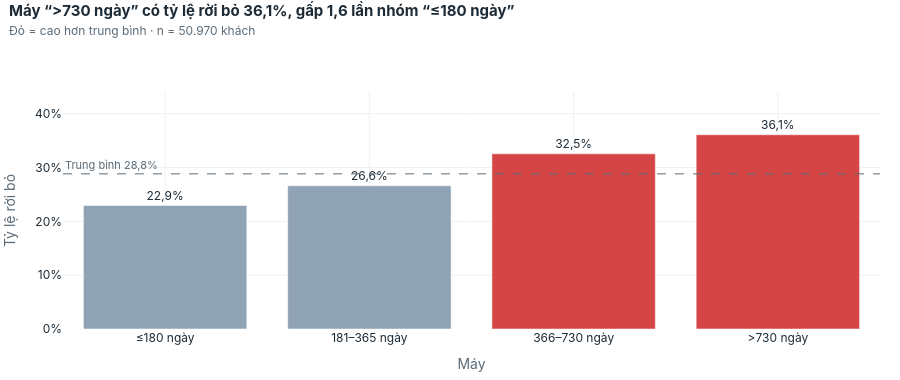

Notebook cell for this chart:
### Markdown cell above
### C06 — Tuổi thiết bị ảnh hưởng ra sao?

### Code cell
show("C06_tuoi_thiet_bi")

### Figure 1 — Plotly figure (JSON) as saved in the notebook; plotly's stock layout.template omitted (floating-point values rounded to 4 significant figures)
{"data": [{"customdata": [["9.759", "2.238", "22,9%"], ["19.084", "5.077", "26,6%"], ["16.986", "5.527", "32,5%"], ["5.141", "1.855", "36,1%"]], "hovertemplate": "<b>%{x}</b><br>Số khách: %{customdata[0]}<br>Khách rời bỏ: %{customdata[1]}<br>Tỷ lệ rời bỏ: %{customdata[2]}<extra></extra>", "marker": {"color": ["#8FA3B5", "#8FA3B5", "#D64545", "#D64545"]}, "text": ["22,9%", "26,6%", "32,5%", "36,1%"], "textposition": "outside", "type": "bar", "x": ["≤180 ngày", "181–365 ngày", "366–730 ngày", ">730 ngày"], "y": [0.2293, 0.266, 0.3254, 0.3608]}], "layout": {"annotations": [{"font": {"color": "#5B6B78", "size": 11}, "showarrow": false, "text": "Trung bình 28,8%", "x": 0, "xanchor": "left", "xref": "x domain", "y": 0.2882, "yanchor": "bottom", "yref": "y"}], "font": {"color": "#1D2B36", "family": "Inter, Segoe UI, Arial, sans-serif", "size": 12}, "height": 380, "hoverlabel": {"bgcolor": "white", "font": {"color": "#1D2B36", "family": "Inter, Segoe UI, Arial, sans-serif"}}, "legend": {"orientation": "h", "title": {}, "x": 1, "xanchor": "right", "y": 1.0, "yanchor": "bottom"}, "margin": {"b": 40, "l": 10, "r": 20, "t": 92}, "paper_bgcolor": "white", "plot_bgcolor": "white", "separators": ",.", "shapes": [{"line": {"color": "#5B6B78", "dash": "dash", "width": 1}, "type": "line", "x0": 0, "x1": 1, "xref": "x domain", "y0": 0.2882, "y1": 0.2882, "yref": "y"}], "title": {"font": {"color": "#1D2B36", "size": 15}, "pad": {"t": 8}, "text": "<b>Máy “>730 ngày” có tỷ lệ rời bỏ 36,1%, gấp 1,6 lần nhóm “≤180 ngày”</b><br><span style='font-size:12px;color:#5B6B78'>Đỏ = cao hơn trung bình · n = 50.970 khách</span>", "x": 0.01, "xanchor": "left", "y": 0.98, "yanchor": "top"}, "xaxis": {"automargin": true, "gridcolor": "#EDF1F4", "title": {"font": {"color": "#5B6B78"}, "text": "Máy"}, "type": "category", "zeroline": false}, "yaxis": {"automargin": true, "gridcolor": "#EDF1F4", "range": [0, 0.4402], "tickformat": ".0%", "title": {"font": {"color": "#5B6B78"}, "text": "Tỷ lệ rời bỏ"}, "zeroline": false}}}
